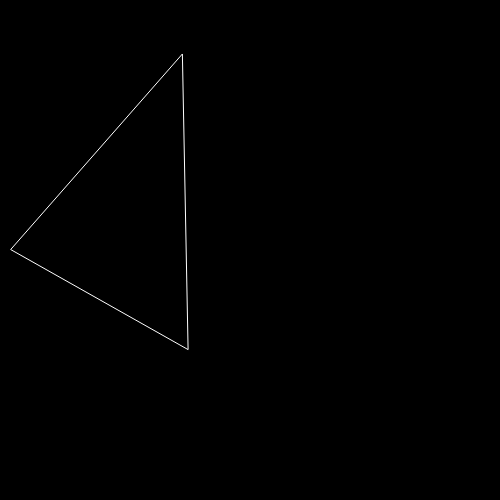
#> input picture data/0.0/00.pgm, 500 x 500 px
$ python main.py
#> lines starting #> are read from the running program, lines starting #| are printed output that depends on the picture; after the words box and inside, x2 and y2 are one past the last pixel; in counts of white or black regions, pixels touching at a corner belong together
#> further down, img is the input picture: shape (500, 500, 3); min 0, max 255, mean 0.7
### solver.py
import numpy as np
import cv2

class Solver:
    @staticmethod
    def find_triangle_vertices(image: np.ndarray) -> list:
        contours, _ = cv2.findContours(image, cv2.RETR_LIST, cv2.CHAIN_APPROX_SIMPLE)

        for contour in contours:
            approx = cv2.approxPolyDP(contour, 0.01 * cv2.arcLength(contour, True), True)
            if len(approx) == 3:
                return approx
        return None

    def find(self, image: np.ndarray) -> list:
        img = cv2.fastNlMeansDenoising(image, None, 20, 7, 21)
        threshold1 = 100
        threshold2 = 200
        blurred = cv2.GaussianBlur(img, (5, 5), 0)
        edges = cv2.Canny(blurred, threshold1, threshold2)
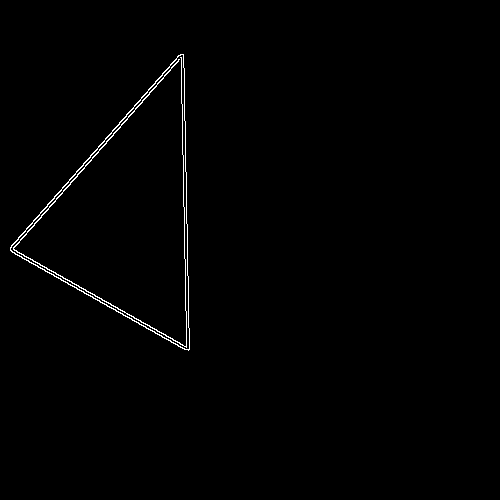
#> edges: shape (500, 500); 0.73% white in thin lines or dots, all inside (x1, y1, x2, y2) = (10, 54, 190, 351)
        verts = Solver.find_triangle_vertices(edges)
#> in find_triangle_vertices, `contours, _ = cv2.findContours(image, cv2.RETR_LIST, cv2.CHAIN_APPROX_..`: contours = 3 contours; box (x1, y1, x2, y2) and area: (10, 54, 190, 351) 27097, (10, 54, 190, 350) 26840, (13, 57, 187, 348) 248
#> the loop in find_triangle_vertices, `for contour in contours:` made 2 passes
#> approx on pass 2: [[181, 54], [188, 349], [10, 249]]
#> verts = [[181, 54], [188, 349], [10, 249]]
        coords = np.asarray(verts)
#> coords = [[181, 54], [188, 349], [10, 249]]
        return coords

    def __init__(self):
        self.alg = self.find


    def solve(self, image: np.ndarray) -> np.ndarray:
        result = self.alg(image)
#> result = [[181, 54], [188, 349], [10, 249]]
        return result

### main.py
import cv2
from solver import Solver
impath = "data/0.0/00.pgm"
img = cv2.imread(impath)
solver = Solver()
res = solver.solve(img)
#> res = [[181, 54], [188, 349], [10, 249]]
print(res)
#| [[[181  54]]
#|  [[188 349]]
#|  [[ 10 249]]]

$ run again, with data/0.0/01.pgm copied over data/0.0/00.pgm
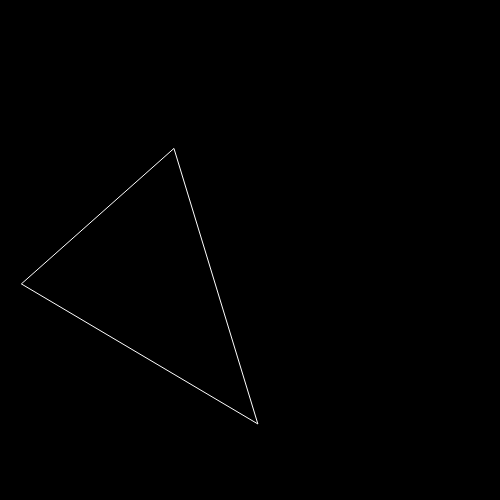
#> input picture data/0.0/01.pgm, 500 x 500 px
#> img is the input picture: shape (500, 500, 3); min 0, max 255, mean 0.7
#> in find, `edges = cv2.Canny(blurred, threshold1, threshold2)`:
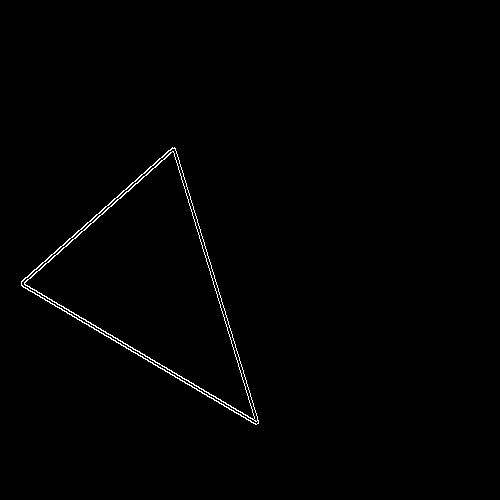
#> edges: shape (500, 500); 0.73% white in thin lines or dots, all inside (x1, y1, x2, y2) = (21, 147, 259, 425)
#> contours = 3 contours; box (x1, y1, x2, y2) and area: (21, 147, 259, 425) 27885, (24, 151, 255, 420) 25536, (21, 148, 259, 425) 1834
#> the loop in find_triangle_vertices, `for contour in contours:` made 1 pass
#> approx on pass 1: [[172, 151], [253, 419], [24, 283]]
#> verts = [[172, 151], [253, 419], [24, 283]]
#| [[[172 151]]
#|  [[253 419]]
#|  [[ 24 283]]]

$ run again, with data/0.0/02.pgm copied over data/0.0/00.pgm
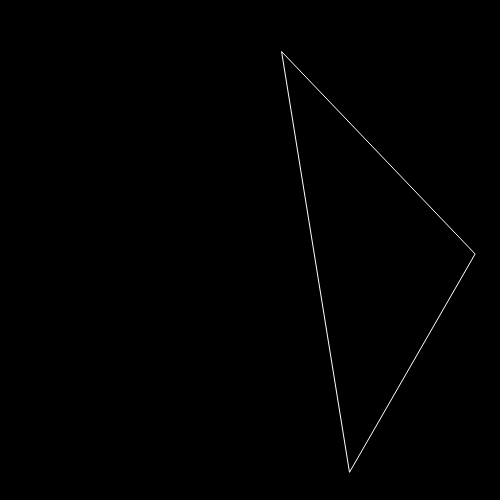
#> input picture data/0.0/02.pgm, 500 x 500 px
#> img is the input picture: shape (500, 500, 3); min 0, max 255, mean 0.9
#> in find, `edges = cv2.Canny(blurred, threshold1, threshold2)`:
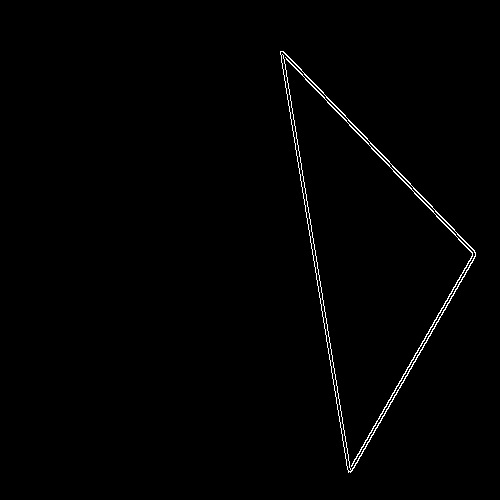
#> edges: shape (500, 500); 0.9% white in thin lines or dots, all inside (x1, y1, x2, y2) = (280, 51, 476, 473)
#> contours = 4 contours; box (x1, y1, x2, y2) and area: (280, 51, 476, 473) 35294, (280, 51, 476, 471) 33850, (281, 54, 352, 472) 1152, (285, 57, 473, 467) 279
#> the loop in find_triangle_vertices, `for contour in contours:` made 3 passes
#> approx on passes 1 to 3: [[285, 57], [472, 253], [351, 466], [472, 252]], [[282, 54], [350, 471]], [[281, 51], [475, 253], [351, 470]]
#> verts = [[281, 51], [475, 253], [351, 470]]
#| [[[281  51]]
#|  [[475 253]]
#|  [[351 470]]]
